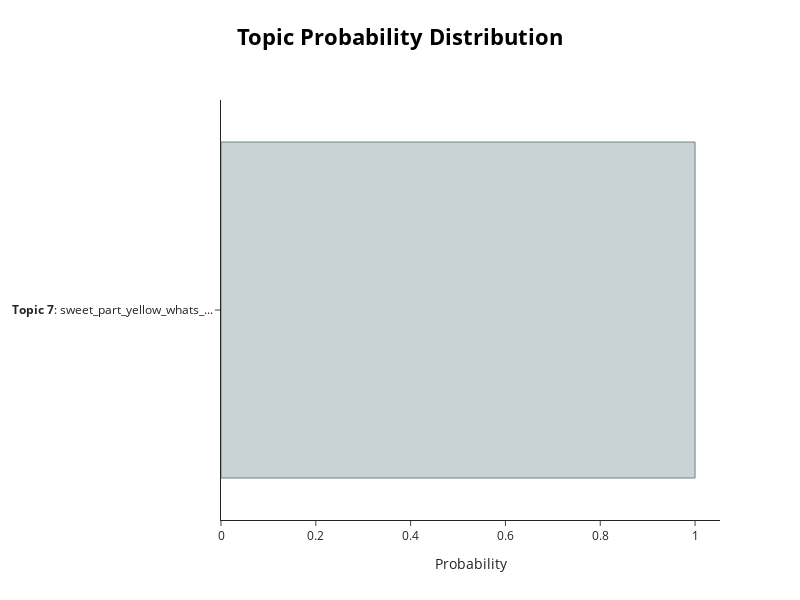

Notebook code cell kept with this figure:
### Code cell
# Visualize probability distribution
topic_model_title.visualize_distribution(topic_model_title.probabilities_[0], min_probability=0.001)

### Figure 1 — Plotly figure (JSON) as saved in the notebook; plotly's stock layout.template omitted (floating-point values rounded to 4 significant figures)
{"data": [{"marker": {"color": "#C8D2D7", "line": {"color": "#6E8484", "width": 1}}, "orientation": "h", "type": "bar", "x": [1], "y": ["<b>Topic 7</b>: sweet_part_yellow_whats_..."]}], "layout": {"height": 600, "hoverlabel": {"bgcolor": "white", "font": {"family": "Rockwell", "size": 16}}, "title": {"font": {"color": "Black", "size": 22}, "text": "<b>Topic Probability Distribution</b>", "x": 0.5, "xanchor": "center", "y": 0.95, "yanchor": "top"}, "width": 800, "xaxis": {"title": {"text": "Probability"}}}}
